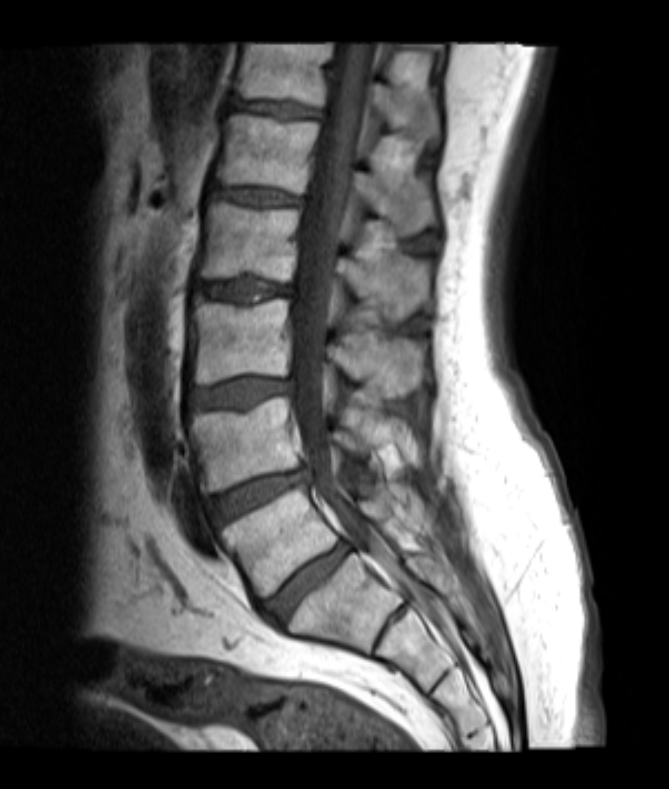
#> input picture Son/DB/images/img (5).png, 669 x 789 px, found by its file name
$ jupyter execute Piramit.ipynb
#> lines starting #> are read from the running program, lines starting #| are printed output that depends on the picture; after the words box and inside, x2 and y2 are one past the last pixel; in counts of white or black regions, pixels touching at a corner belong together
#Problem Tanımı: Omurga Disk Kayması Tespiti

Omurga disk kayması, omurgadaki disklerin yer değiştirmesi sonucu omurilik veya sinirlere baskı yaparak ağrı ve fonksiyon kaybına yol açan bir durumdur. Günümüzde, manyetik rezonans görüntüleme (MRI) gibi ileri görüntüleme teknikleri kullanılarak disk kayması tespiti yapılmaktadır. Ancak, bu tür görüntülerin incelenmesi oldukça zaman alıcıdır ve hata payı insan faktörüne bağlı olarak değişebilmektedir. Bu projede, MRI görüntüleri üzerinde otomatik segmentasyon teknikleri kullanılarak omurga disk kayması ve hasar tespiti yapmayı hedefliyoruz.

Bu projenin amacı, disk kaymasının hızlı ve doğru bir şekilde tespitini sağlayacak bir otomasyon sistemi geliştirmektir. Bu sistem, omurga bölgesindeki kaymış diskleri segmentasyon yoluyla işaretleyecek ve ardından potansiyel hastalıklı alanları tanımlayacaktır.

#1. Gauss Pyramid (Gauss Piramidi) Oluşturulması:

Gauss Pyramid görüntü işleme tekniklerinden biridir. Görüntü üzerinde farklı çözünürlük seviyeleri oluşturulup, her seviyede detay kaybı yaşanır. Bu piramit, farklı çözünürlüklerdeki (yani farklı boyutlardaki) görüntülerin bir araya getirilmesidir.
gauss_pyramid() fonksiyonu, verilen bir gri tonlamalı görüntü üzerinde piramit seviyeleri oluşturur. Her bir seviyede çözünürlük azalarak görüntü boyutları küçülür.
Parametreler:
image: Giriş görüntüsü (gri tonlamalı).
max_levels: Maksimum seviye sayısı, piramitin kaç seviyede oluşturulacağına karar verir.

#2. Kenar Tespiti ve Çizgiler Çıkartma:
canny() fonksiyonu ile her bir piramit seviyesindeki görüntü üzerinde kenar tespiti yapılır. Bu, görüntüdeki önemli yapıları (kenarları) ortaya çıkarmak için kullanılan bir algoritmadır.
Tespit edilen kenarlardan çizgiler çıkarılır (extract_lines() fonksiyonu). Bu işlemde, kenarların bulunduğu her pikselden başlayarak, farklı yönlerde çizgiler çıkarılmaya çalışılır. Çizgi uzunluğu (line_length) parametre olarak belirlenmiştir.

#3. Patch (Yama) Çıkartma:
extract_patches() fonksiyonu ile her bir kenarın çevresindeki patch_size boyutlarında yamalar (küçük kareler) çıkarılır. Bu işlem, görüntüdeki her kenar çevresindeki belirli bölgeleri analiz etmek için yapılır.
Bu yamalar, her kenarın çevresindeki özellikleri daha ayrıntılı incelemek amacıyla kullanılır. Çıkarılan yamaların her birinin ortalaması alınır.

#4. Kenarların Genişletilmesi:
dilate_and_code() fonksiyonu ile tespit edilen kenarların etrafında büyütme (dilatasyon) işlemi yapılır. Bu işlem, kenarların etrafındaki bölgedeki bilgileri daha geniş bir alanda toplayarak, kenarın etkisini artırmak için yapılır.
Bu genişletilen bölgedeki piksellerin ortalaması alınarak bir değer elde edilir.

#5. Sonuçların Toplanması ve Görselleştirilmesi:
Her piramit seviyesi için yukarıdaki işlemler gerçekleştirilir ve sonuçlar bir listeye kaydedilir.
İşlem sonunda, her seviye için:
Çizgilerin sayısı.
Yamaların sayısı.
Genişletilmiş bölge ortalaması.
Ayrıca her seviye için, orijinal görüntü ve kenarların tespit edildiği görüntü de görselleştirilir.

#6. Sonuçların Yazdırılması:
Kodun sonunda, her piramit seviyesinin işlem sonuçları yazdırılır. Bu, her seviyedeki çizgiler, yamalar ve genişletilmiş bölge ortalamaları hakkında bilgi verir.
Bu işlem genel olarak, görüntüdeki kenarları tespit etmek, bu kenarları farklı çözünürlük seviyelerinde analiz etmek ve daha detaylı özellikler çıkartmak amacıyla yapılır. Gauss Piramidi'nin kullanılması, görüntünün farklı çözünürlük seviyelerindeki özelliklerin daha iyi incelenmesini sağlar.

[cell 1]
from skimage.transform import pyramid_gaussian
from skimage.morphology import binary_dilation, disk
from skimage.measure import label, regionprops
from skimage.feature import canny
import numpy as np
import matplotlib.pyplot as plt
from skimage import io, color

def gauss_pyramid(image, max_levels):
    """
    Gauss Pyramid seviyelerini oluştur.
    :param image: Giriş görüntüsü (gri seviyeli)
    :param max_levels: Maksimum seviye sayısı
    :return: Gauss Pyramid seviyeleri listesi
    """
    return list(pyramid_gaussian(image, max_layer=max_levels, downscale=2))

def process_gauss_pyramid(pyramid, line_length, patch_size, struct_element_radius):
    """
    Gauss Pyramid seviyeleri için kenar işlemlerini uygula.
    :param pyramid: Gauss Pyramid seviyeleri
    :param line_length: Çizgi uzunluğu (X)
    :param patch_size: Patch boyutu (m x m)
    :param struct_element_radius: Genişletme için yapısal elementin yarıçapı
    :return: Her seviye için işlenen kenar bilgisi listesi
    """
    results = []

    for level, img in enumerate(pyramid):
        print(f"Seviye {level + 1} işleniyor...")

        # Kenar tespiti (bwboundary mantığı)
        edges = canny(img, sigma=1)
        boundaries = np.column_stack(np.where(edges))

        # 1) Çizgiler çıkar ve kodla
        def extract_lines(boundaries, image, line_length):
            rows, cols = image.shape
            lines = []

            for y, x in boundaries:
                directions = [
                    (0, 1), (1, 0), (0, -1), (-1, 0), (1, 1), (1, -1), (-1, 1), (-1, -1)
                ]

                for dy, dx in directions:
                    line = []
                    for i in range(line_length):
                        new_y, new_x = y + i * dy, x + i * dx
                        if 0 <= new_y < rows and 0 <= new_x < cols:
                            line.append(image[new_y, new_x])
                        else:
                            break
                    if len(line) == line_length:
                        lines.append(line)

            return np.array(lines)

        lines = extract_lines(boundaries, img, line_length)

        # 2) mxm boyutlu yamalar al ve kodla
        def extract_patches(boundaries, image, patch_size):
            rows, cols = image.shape
            half_size = patch_size // 2
            patches = []

            for y, x in boundaries:
                y_min = max(y - half_size, 0)
                y_max = min(y + half_size + 1, rows)
                x_min = max(x - half_size, 0)
                x_max = min(x + half_size + 1, cols)
                patch = image[y_min:y_max, x_min:x_max]

                if patch.shape == (patch_size, patch_size):
                    patches.append(np.mean(patch))

            return np.array(patches)

        patches = extract_patches(boundaries, img, patch_size)

        # 3) Kenarları genişlet ve kodla
        def dilate_and_code(boundaries, image, struct_element_radius):
            rows, cols = image.shape
            edge_mask = np.zeros_like(image, dtype=bool)

            for y, x in boundaries:
                edge_mask[y, x] = True

            struct_element = disk(struct_element_radius)
            dilated_edges = binary_dilation(edge_mask, struct_element)
            dilated_region_pixels = image[dilated_edges]

            return np.mean(dilated_region_pixels)

        region_mean = dilate_and_code(boundaries, img, struct_element_radius)

        # Sonuçları kaydet
        results.append({
            "level": level + 1,
            "lines": lines,
            "patches": patches,
            "region_mean": region_mean
        })

        # Görselleştirme: Orijinal Gauss Pyramid görüntüsü ve kenarlar
        plt.figure(figsize=(10, 5))
        plt.subplot(1, 2, 1)
        plt.imshow(img, cmap='gray')
        plt.title(f"Seviye {level + 1} - Orijinal Görüntü")

        plt.subplot(1, 2, 2)
        plt.imshow(edges, cmap='gray')
        plt.title(f"Seviye {level + 1} - Kenar Bilgisi")
        plt.show()

    return results


# Test görüntüsünü yükle
test_image_path = '/content/drive/MyDrive/DB2/img (5).png'
test_image = io.imread(test_image_path)
#> test_image is the input picture: shape (789, 669, 4); mean R, G, B, A 74.2, 74.2, 74.2, 255

# Eğer görüntü 4 kanal içeriyorsa, alfa kanalını atın ve sadece RGB kullanın
if test_image.shape[2] == 4:
    test_image = test_image[:, :, :3]
#> test_image: shape (789, 669, 3)

# Test görüntüsü gri seviyeye dönüştürülmüş mü kontrol edin
test_image = color.rgb2gray(test_image)
#> test_image: shape (789, 669) float64

# Gauss Pyramid oluştur
max_levels = 3  # Örneğin, 4 seviye
pyramid = gauss_pyramid(test_image, max_levels)
#> pyramid = 4 items

# Kenar işlemleri için parametreler
line_length = 5
patch_size = 5
struct_element_radius = 5


# Gauss Pyramid seviyelerinde kenar işlemleri
pyramid_results = process_gauss_pyramid(pyramid, line_length, patch_size, struct_element_radius)
#> the loop in process_gauss_pyramid, `for level, img in enumerate(pyramid):` made 4 passes
#> region_mean on passes 1 to 4: 0.431, 0.42, 0.396, 0.371
#> (printed output is left out)
#> pass 1, in process_gauss_pyramid, `edges = canny(img, sigma=1)`:
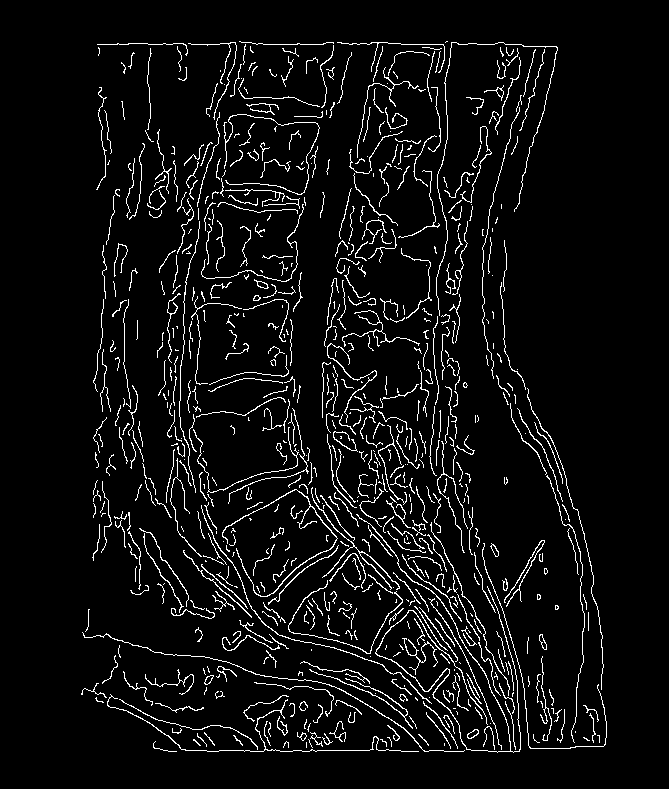
#> edges: shape (789, 669) bool; 5.7% white in thin lines or dots, all inside (x1, y1, x2, y2) = (81, 41, 607, 753)
#> pass 1, in dilate_and_code, `dilated_edges = binary_dilation(edge_mask, struct_element)`:
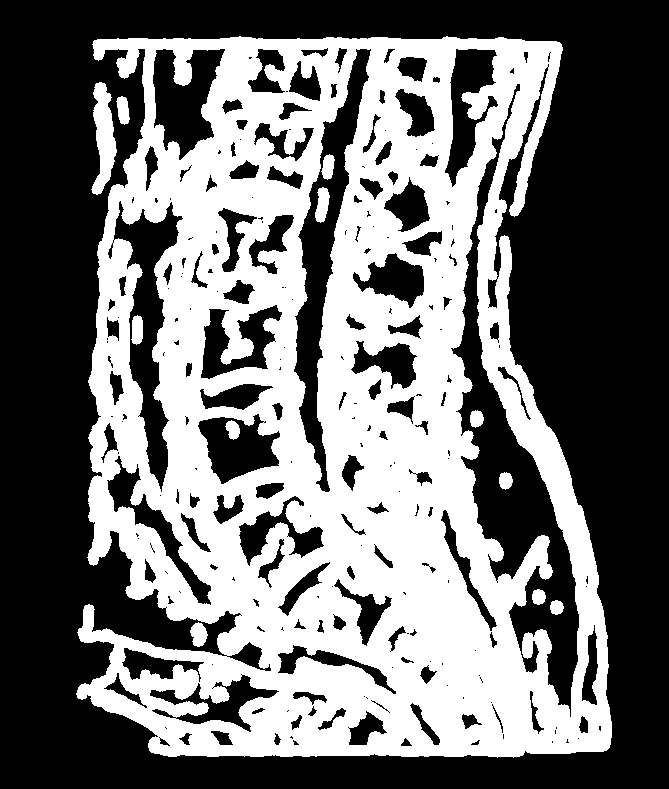
#> dilated_edges: shape (789, 669) bool; 44% white; 12 white regions, largest, box (x1, y1, x2, y2) and area: (76, 36, 612, 758) 228023, (91, 82, 117, 195) 1679, (315, 187, 330, 223) 367
#> pass 1, in process_gauss_pyramid, `plt.show()`:
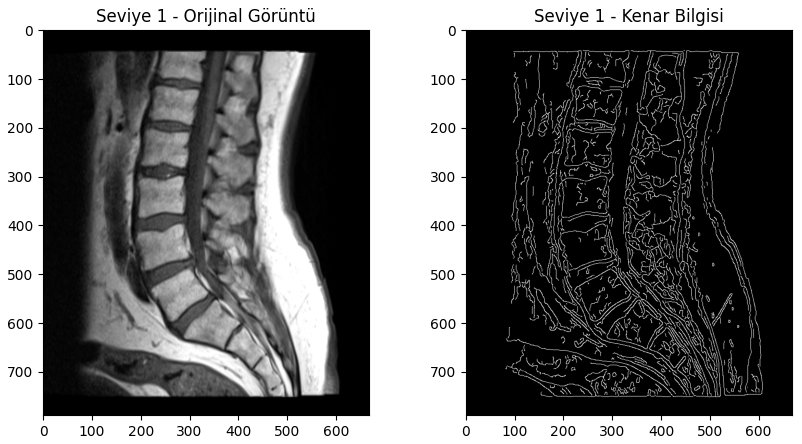
#> figure drawn by matplotlib, 2 panels
#> pass 2, in process_gauss_pyramid, `edges = canny(img, sigma=1)`:
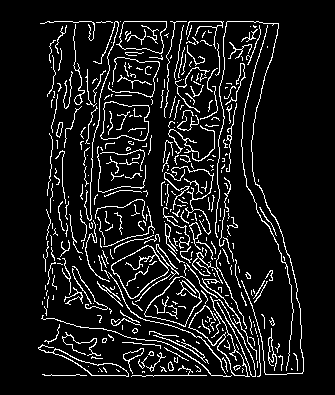
#> edges: shape (395, 335) bool; 9.7% white in thin lines or dots, all inside (x1, y1, x2, y2) = (38, 21, 304, 377)
#> pass 2, in dilate_and_code (call 2), `dilated_edges = binary_dilation(edge_mask, struct_element)`:
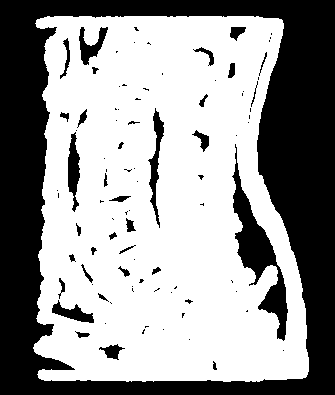
#> dilated_edges: shape (395, 335) bool; 60.3% white; 92 black regions (57 under 20 px), largest, box (x1, y1, x2, y2) and area: (0, 0, 335, 395) 45304, (232, 144, 288, 341) 3057, (148, 108, 164, 228) 652
#> pass 2, in process_gauss_pyramid, `plt.show()`:
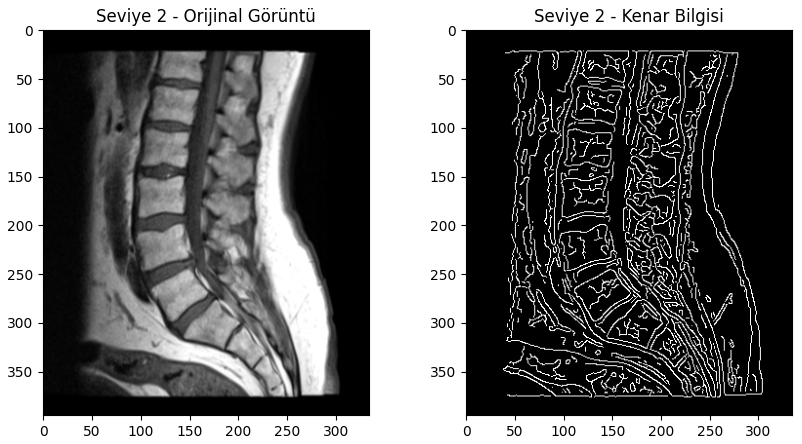
#> figure drawn by matplotlib, 2 panels
#> after the loop in process_gauss_pyramid, `for level, img in enumerate(pyramid):`:
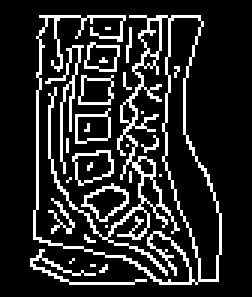
#> edges: shape (99, 84) bool (shown 3 times larger); 16.1% white in thin lines or dots, all inside (x1, y1, x2, y2) = (10, 5, 74, 95)
#> pyramid_results = 4 items

# Her seviyenin sonuçlarını yazdır
for result in pyramid_results:
    print(f"Seviye {result['level']}:")
    print(f"- Çizgi Sayısı: {len(result['lines'])}")
    print(f"- Patch Sayısı: {len(result['patches'])}")
    print(f"- Genişletilmiş Bölge Ortalaması: {result['region_mean']}")
#> this loop made 4 passes
#> (printed output is left out)

$ run again, with Son/DB/images/img (1).png copied over Son/DB/images/img (5).png
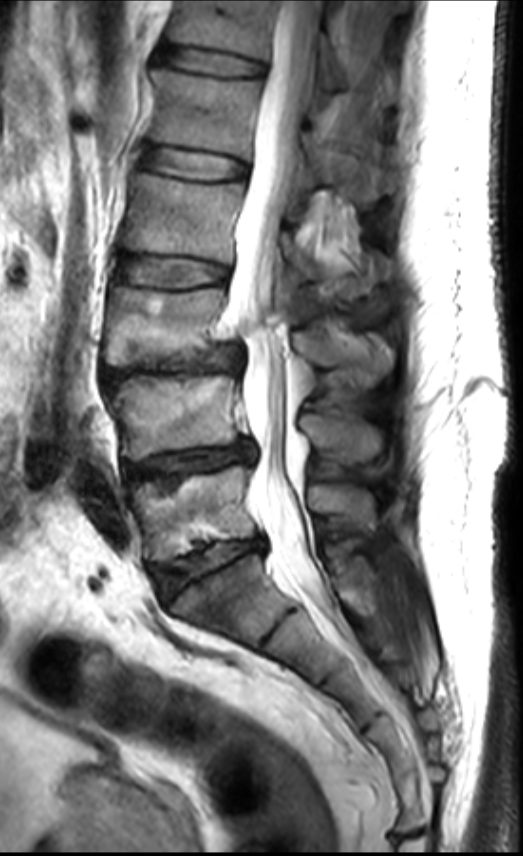
#> input picture Son/DB/images/img (1).png, 523 x 856 px, found by its file name
#> test_image is the input picture: shape (856, 523, 4); mean R, G, B, A 127.1, 127.1, 127.1, 255
#> pyramid = 4 items
#> the loop in process_gauss_pyramid, `for level, img in enumerate(pyramid):` made 4 passes
#> region_mean on passes 1 to 4: 0.487, 0.482, 0.49, 0.498
#> (printed output is left out)
#> pass 1, in process_gauss_pyramid, `edges = canny(img, sigma=1)`:
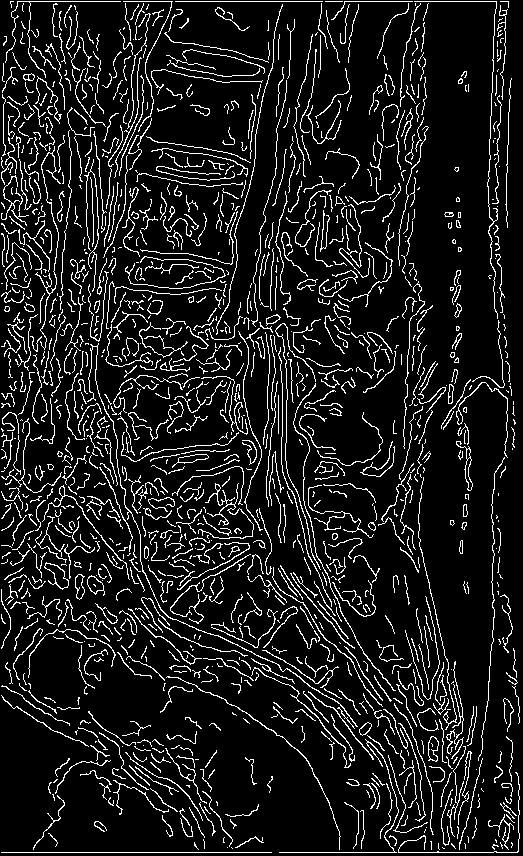
#> edges: shape (856, 523) bool; 10.8% white in thin lines or dots
#> after the loop in process_gauss_pyramid, `for level, img in enumerate(pyramid):`:
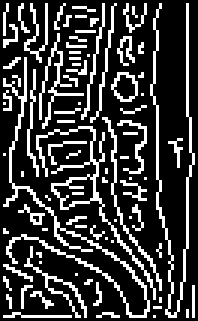
#> edges: shape (107, 66) bool (shown 3 times larger); 22.8% white in thin lines or dots
#> the loop `for result in pyramid_results:` made 4 passes
#> (printed output is left out)

$ run again, with Son/DB/images/img (10).png copied over Son/DB/images/img (5).png
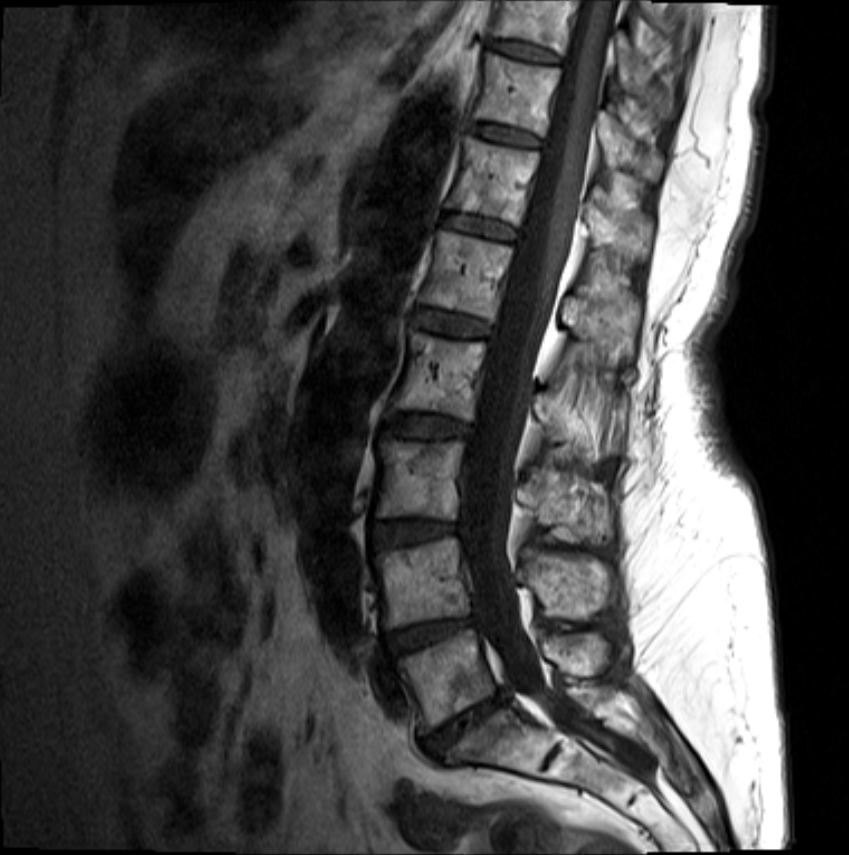
#> input picture Son/DB/images/img (10).png, 849 x 855 px, found by its file name
#> test_image is the input picture: shape (855, 849, 4); mean R, G, B, A 68.6, 68.6, 68.6, 255
#> pyramid = 4 items
#> the loop in process_gauss_pyramid, `for level, img in enumerate(pyramid):` made 4 passes
#> region_mean on passes 1 to 4: 0.381, 0.36, 0.324, 0.297
#> (printed output is left out)
#> pass 1, in process_gauss_pyramid, `edges = canny(img, sigma=1)`:
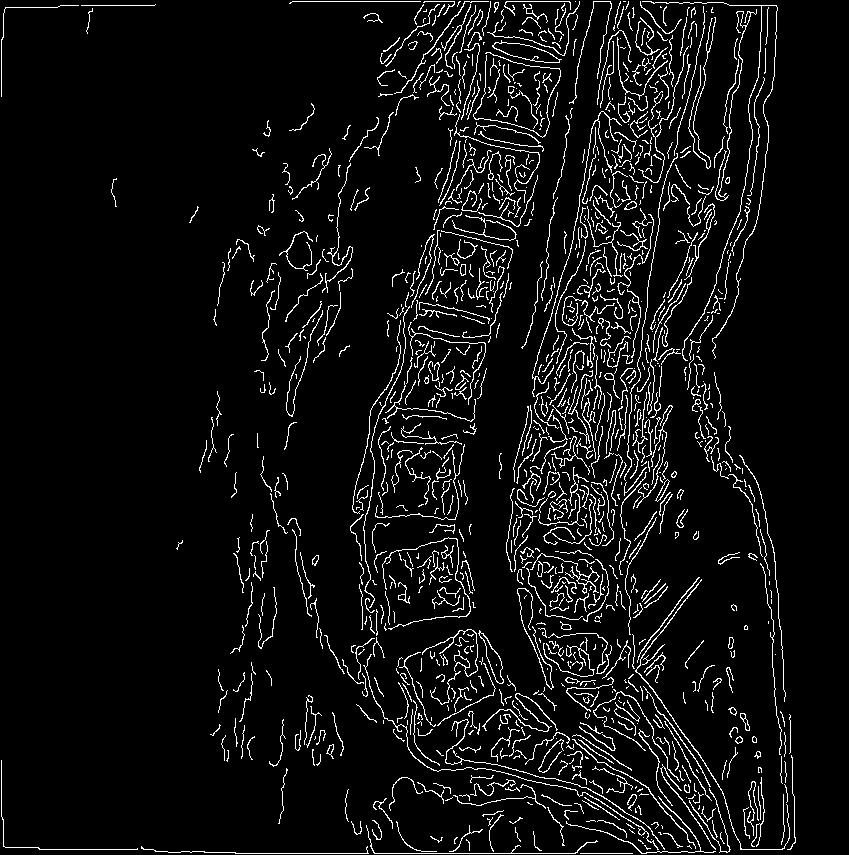
#> edges: shape (855, 849) bool; 6.2% white in thin lines or dots
#> after the loop in process_gauss_pyramid, `for level, img in enumerate(pyramid):`:
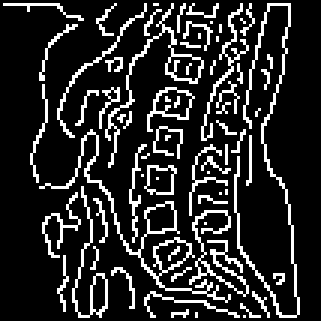
#> edges: shape (107, 107) bool (shown 3 times larger); 16.3% white in thin lines or dots
#> the loop `for result in pyramid_results:` made 4 passes
#> (printed output is left out)
